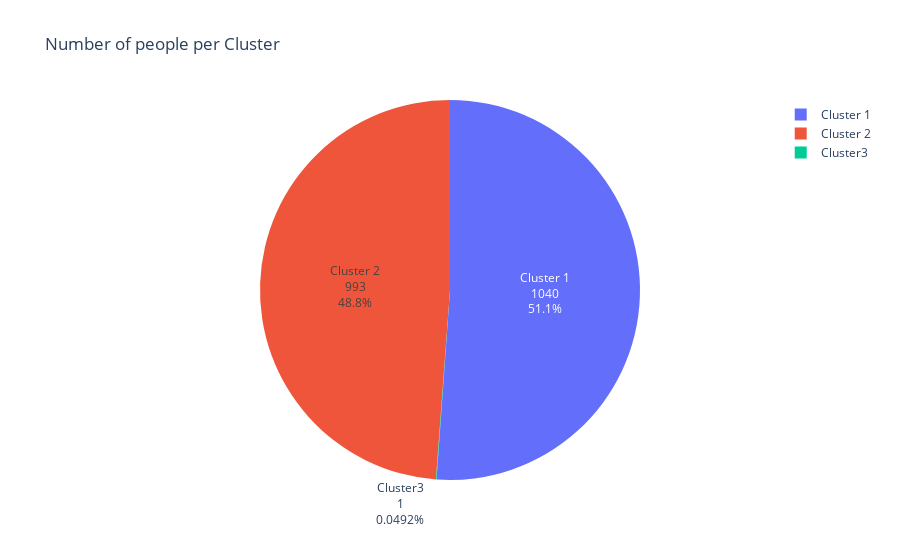

The notebook cell this image was saved under:
### Code cell
fig=px.pie(values=data['Cluster'].value_counts(),names=['Cluster 1', 'Cluster 2','Cluster3'],title='Number of people per Cluster')
fig.update_traces(
    textinfo='percent+value+label'
)
fig.show()

### Figure 1 — Plotly figure (JSON) as saved in the notebook; plotly's stock layout.template omitted (floating-point values rounded to 4 significant figures)
{"data": [{"domain": {"x": [0, 1], "y": [0, 1]}, "hovertemplate": "label=%{label}<br>value=%{value}<extra></extra>", "labels": ["Cluster 1", "Cluster 2", "Cluster3"], "legendgroup": "", "name": "", "showlegend": true, "textinfo": "percent+value+label", "type": "pie", "values": [1040, 993, 1]}], "layout": {"legend": {"tracegroupgap": 0}, "title": {"text": "Number of people per Cluster"}}}
